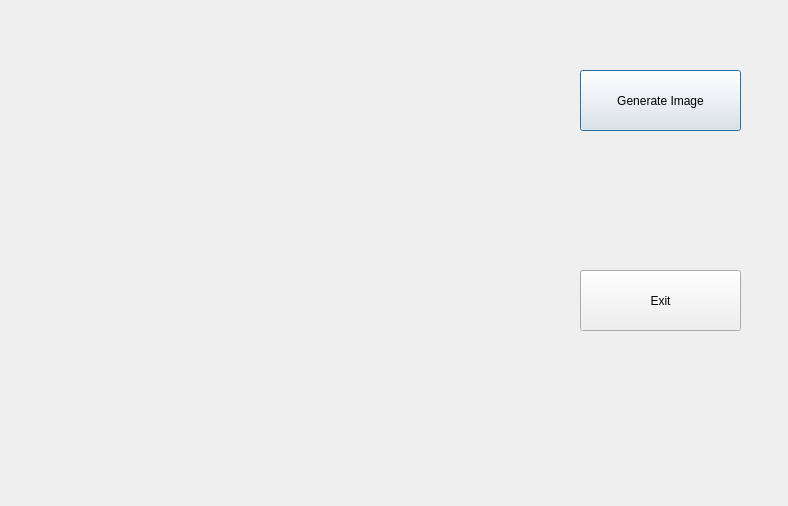
<?xml version="1.0" encoding="UTF-8"?>
<ui version="4.0">
 <class>Dialog</class>
 <widget class="QDialog" name="Dialog">
  <property name="geometry">
   <rect>
    <x>0</x>
    <y>0</y>
    <width>788</width>
    <height>506</height>
   </rect>
  </property>
  <property name="windowTitle">
   <string>Image Initialization</string>
  </property>
  <widget class="QLabel" name="label">
   <property name="geometry">
    <rect>
     <x>30</x>
     <y>40</y>
     <width>512</width>
     <height>424</height>
    </rect>
   </property>
   <property name="text">
    <string/>
   </property>
   <property name="pixmap">
    <pixmap>../init_images/Kinect_Img-20211222-210418.png</pixmap>
   </property>
  </widget>
  <widget class="QPushButton" name="pushButton_2">
   <property name="geometry">
    <rect>
     <x>580</x>
     <y>70</y>
     <width>161</width>
     <height>61</height>
    </rect>
   </property>
   <property name="text">
    <string>Generate Image</string>
   </property>
  </widget>
  <widget class="QPushButton" name="pushButton_3">
   <property name="geometry">
    <rect>
     <x>580</x>
     <y>270</y>
     <width>161</width>
     <height>61</height>
    </rect>
   </property>
   <property name="text">
    <string>Exit</string>
   </property>
  </widget>
 </widget>
 <resources/>
 <connections/>
</ui>
